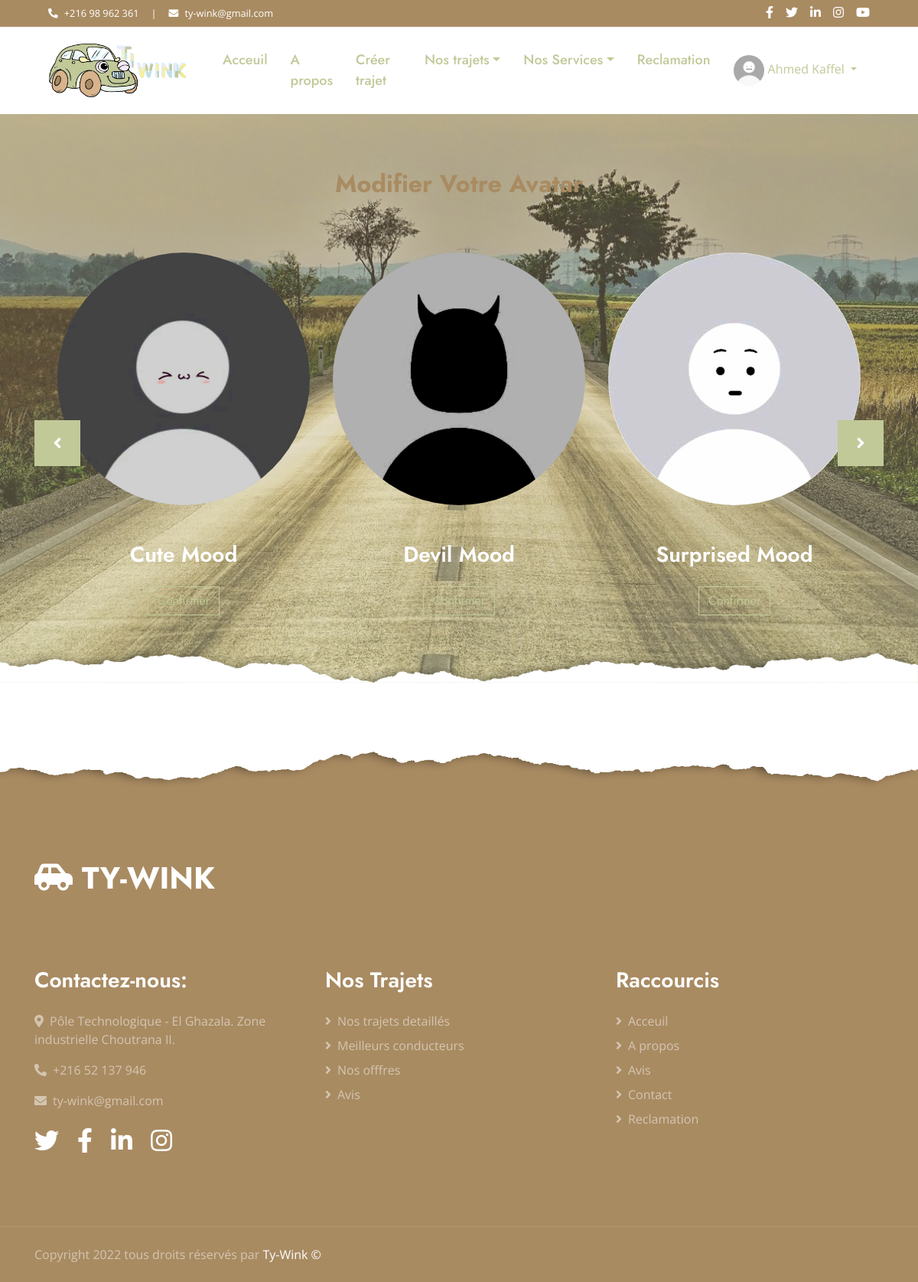
Screenshot of /view/modifierphoto.php (signed in) with the database file from the repository.
### tables this page shows
CREATE TABLE `user` (
  `cin` int(11) NOT NULL,
  `nom` varchar(30) NOT NULL,
  `prenom` varchar(30) NOT NULL,
  `phone` int(11) NOT NULL,
  `dob` date NOT NULL,
  `sexe` int(11) NOT NULL,
  `email` varchar(40) NOT NULL,
  `mdp` varchar(32) NOT NULL,
  `nbpassager` int(11) DEFAULT NULL,
  `nbvoiture` int(11) DEFAULT NULL,
  `nbconduire` int(11) DEFAULT NULL,
  `pdp` int(11) NOT NULL,
  `service1` int(11) DEFAULT NULL,
  `service2` int(11) DEFAULT NULL,
  `service3` int(11) DEFAULT NULL,
  `tarif` int(11) DEFAULT NULL
);

### controller/userc.php (called while the page is built, shortened)
<?php
class userc
{
    public function listusers ()
    {
        $sql='SELECT * FROM user';
        $base= config::getConnexion();
        try
            {
                $liste = $base->query($sql);
                return $liste;
            }
      catch(PDOException $e)
           { die('erreur:' . $e->getMessage());}
    }
}
?>

### view/modifierphoto.php (the view, shortened to what this page needs)
<html>
<head>
    <link href="https://cdnjs.cloudflare.com/ajax/libs/font-awesome/5.10.0/css/all.min.css" rel="stylesheet">
    <link href="../lib/owlcarousel/assets/owl.carousel.min.css" rel="stylesheet">
    <link href="../css/style.css" rel="stylesheet">
</head>
<body>
    <div class="container-fluid bg-dark">
        <div class="row py-2 px-lg-5">
            <div class="col-lg-6 text-center text-lg-left mb-2 mb-lg-0">
                <div class="d-inline-flex align-items-center text-white">
                    <small><i class="fa fa-phone-alt mr-2"></i>+216 98 962 361</small>
                    <small class="px-3">|</small>
                    <small><i class="fa fa-envelope mr-2"></i>ty-wink@gmail.com</small>
                </div>
            </div>
            <div class="col-lg-6 text-center text-lg-right">
                <div class="d-inline-flex align-items-center">
                    <a class="text-white px-2" href="https://www.facebook.com/hayder.abdellaoui.9">
                        <i class="fab fa-facebook-f"></i>
                    </a>
                    <a class="text-white px-2" href="https://www.facebook.com/hayder.abdellaoui.9">
                        <i class="fab fa-twitter"></i>
                    </a>
                    <a class="text-white px-2" href="https://www.facebook.com/hayder.abdellaoui.9">
                        <i class="fab fa-linkedin-in"></i>
                    </a>
                    <a class="text-white px-2" href="https://www.facebook.com/hayder.abdellaoui.9">
                        <i class="fab fa-instagram"></i>
                    </a>
                    <a class="text-white pl-2" href="https://www.facebook.com/hayder.abdellaoui.9">
                        <i class="fab fa-youtube"></i>
                    </a>
                </div>
            </div>
        </div>
    </div>
<?php
include 'headerClient.php';
include '../controller/userc.php';
if($_SESSION!=null)
{
$userc= new userc();
$list = $userc->listusers();
foreach ($list as $user)
 { if ($user['cin']==$_SESSION["cin"])
    {
?>
<div class="jumbotron jumbotron-fluid position-relative overlay-bottom " style="margin-bottom: 80px;">
      <div class="container-fluid py-0">
        <div class="container py-0">
        <div class="container text-center my-0 py-0">
            <h2 class="nav-item nav-link mb-4"> Modifier Votre Avatar <br><br></h2>
        </div>
            <div class="owl-carousel team-carousel position-relative" style="padding: 0 30px;">
                <?php
                  $name=array("Cute Mood","Devil Mood","Surprised Mood","Cat Mood","No Comment","Swag Mood","Oh Hey","Katkout Mood","Choqued :o","I see ;)");
                  for($i=1;$i<11;$i++)
                  {?>
                <div class="team-item">
                    <img class="img-fluid w-100 rounded-circle" src="../img/avatar<?=$i;?>.png" alt="">
                    <div class="bg-transparent text-center p-4">
                        <h3 class="text-white mt-4 mb-4"><?=$name[$i-1];?></h3>
                        <a href="updatedpdpclient.php?pdp=<?=$i?>"><button type="button" class="btn btn-outline-primary" value="update">Confirmer</button></a>
                    </div>
                </div>
                <?php }
                ?>
            </div>
        </div>
    </div>
    </div>
<?php
 }
}
include 'footerClient.php';
?>
</body>
</html>
<?php
}
?>

### rows the page displays
user: i "Cute Mood", i "Devil Mood", i "Surprised Mood"

### other values shown
$_SESSION['prenom'] "Ahmed"
$_SESSION['nom'] "Kaffel"
